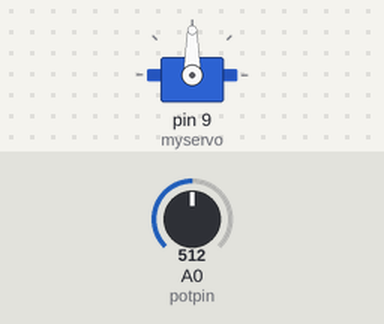
A sketch run on a simulated Arduino Uno, built with avr-gcc and run on an emulated ATmega328P. Shown: servo. Inputs (shaded band) come from the test bench; at power-on: A0 (potpin) = 512.

Above: at 1.2 s.
1.3 s: A0 (potpin) set to 716
At 1.7 s:
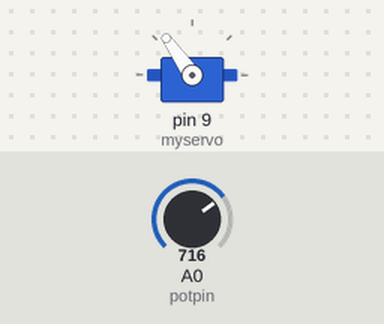
2.8 s: A0 (potpin) set to 900
At 4.0 s:
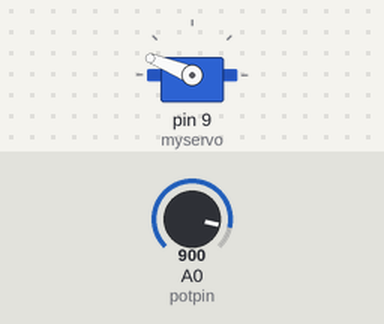
4.3 s: A0 (potpin) set to 1023
At 5.4 s:
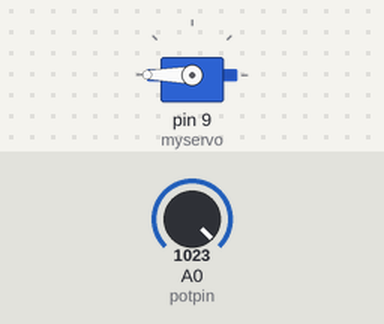
5.8 s: A0 (potpin) set to 306
At 6.7 s:
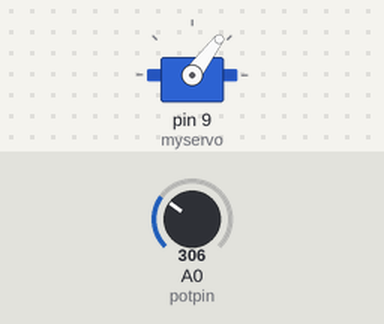
7.3 s: A0 (potpin) set to 122
At 8.0 s:
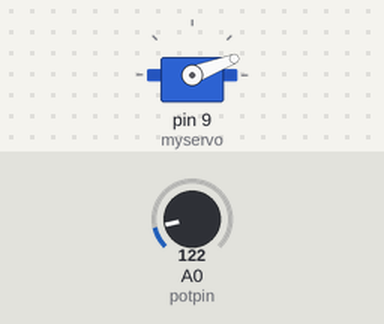
Timing chart, 0 to 9.8 s (numbered marks = the images above; inputs shaded):
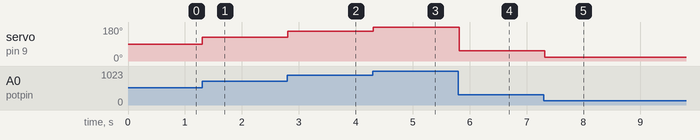

Measured:
- after the input at 1.3 s, servo on pin 9 (myservo): 90° → 125° at once
- after the input at 2.8 s, servo on pin 9 (myservo): 125° → 158° at once
- after the input at 4.3 s, servo on pin 9 (myservo): 158° → 180° at once
- after the input at 5.8 s, servo on pin 9 (myservo): 180° → 53° at once
- after the input at 7.3 s, servo on pin 9 (myservo): 53° → 21° at once

The sketch:

servo_motor.ino
```cpp
#include<Servo.h>
Servo myservo;  //servo is class, & myservo is object of class

int potpin=0;

void setup()
{
  myservo.attach(9); // you can use 3,5,6,9,10,11
}

void loop()
{
  int val=analogRead(potpin);
  int output=map(val,0,1023,0,180);
  myservo.write(output);
  delay(100);
}
```
